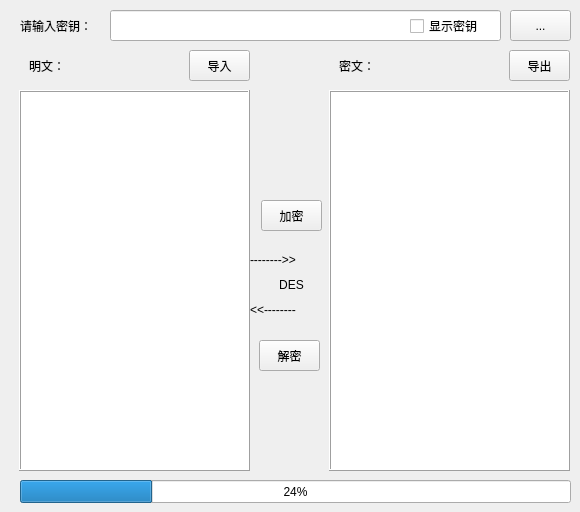
                        <widget class="QWidget" name="str_tab">
                            <attribute name="title">
                                <string>字符串加解密</string>
                            </attribute>
                            <widget class="QToolButton" name="ie_key_tool_button_2">
                                <property name="geometry">
                                    <rect>
                                        <x>510</x>
                                        <y>10</y>
                                        <width>61</width>
                                        <height>31</height>
                                    </rect>
                                </property>
                                <property name="text">
                                    <string>...</string>
                                </property>
                            </widget>
                            <widget class="QLabel" name="plaintext_label_2">
                                <property name="geometry">
                                    <rect>
                                        <x>29</x>
                                        <y>50</y>
                                        <width>51</width>
                                        <height>31</height>
                                    </rect>
                                </property>
                                <property name="text">
                                    <string>明文：</string>
                                </property>
                            </widget>
                            <widget class="QLineEdit" name="input_key_2">
                                <property name="geometry">
                                    <rect>
                                        <x>110</x>
                                        <y>10</y>
                                        <width>391</width>
                                        <height>31</height>
                                    </rect>
                                </property>
                                <property name="inputMethodHints">
                                    <set>Qt::ImhHiddenText</set>
                                </property>
                                <property name="clearButtonEnabled">
                                    <bool>false</bool>
                                </property>
                            </widget>
                            <widget class="QPushButton" name="import_plaintext_button_2">
                                <property name="geometry">
                                    <rect>
                                        <x>189</x>
                                        <y>50</y>
                                        <width>61</width>
                                        <height>31</height>
                                    </rect>
                                </property>
                                <property name="text">
                                    <string>导入</string>
                                </property>
                            </widget>
                            <widget class="QCheckBox" name="check_key_2">
                                <property name="geometry">
                                    <rect>
                                        <x>410</x>
                                        <y>16</y>
                                        <width>91</width>
                                        <height>20</height>
                                    </rect>
                                </property>
                                <property name="text">
                                    <string>显示密钥</string>
                                </property>
                            </widget>
                            <widget class="QPlainTextEdit" name="cipher_text_edit_2">
                                <property name="geometry">
                                    <rect>
                                        <x>329</x>
                                        <y>90</y>
                                        <width>241</width>
                                        <height>381</height>
                                    </rect>
                                </property>
                                <property name="frameShape">
                                    <enum>QFrame::Box</enum>
                                </property>
                                <property name="frameShadow">
                                    <enum>QFrame::Raised</enum>
                                </property>
                            </widget>
                            <widget class="QProgressBar" name="progress_bar_2">
                                <property name="geometry">
                                    <rect>
                                        <x>20</x>
                                        <y>480</y>
                                        <width>551</width>
                                        <height>23</height>
                                    </rect>
                                </property>
                                <property name="value">
                                    <number>24</number>
                                </property>
                            </widget>
                            <widget class="QPushButton" name="decrypt_button_2">
                                <property name="geometry">
                                    <rect>
                                        <x>259</x>
                                        <y>340</y>
                                        <width>61</width>
                                        <height>31</height>
                                    </rect>
                                </property>
                                <property name="text">
                                    <string>解密</string>
                                </property>
                            </widget>
                            <widget class="QLabel" name="input_label_2">
                                <property name="geometry">
                                    <rect>
                                        <x>20</x>
                                        <y>10</y>
                                        <width>91</width>
                                        <height>31</height>
                                    </rect>
                                </property>
                                <property name="font">
                                    <font>
                                        <family>Consolas</family>
                                    </font>
                                </property>
                                <property name="text">
                                    <string>请输入密钥：</string>
                                </property>
                                <property name="textFormat">
                                    <enum>Qt::AutoText</enum>
                                </property>
                                <property name="wordWrap">
                                    <bool>false</bool>
                                </property>
                            </widget>
                            <widget class="QPlainTextEdit" name="plain_text_edit_2">
                                <property name="geometry">
                                    <rect>
                                        <x>19</x>
                                        <y>90</y>
                                        <width>231</width>
                                        <height>381</height>
                                    </rect>
                                </property>
                                <property name="frameShape">
                                    <enum>QFrame::Box</enum>
                                </property>
                                <property name="frameShadow">
                                    <enum>QFrame::Raised</enum>
                                </property>
                                <property name="horizontalScrollBarPolicy">
                                    <enum>Qt::ScrollBarAlwaysOff</enum>
                                </property>
                                <property name="sizeAdjustPolicy">
                                    <enum>QAbstractScrollArea::AdjustToContents</enum>
                                </property>
                                <property name="lineWrapMode">
                                    <enum>QPlainTextEdit::WidgetWidth</enum>
                                </property>
                            </widget>
                            <widget class="QLabel" name="ciphertext_label_2">
                                <property name="geometry">
                                    <rect>
                                        <x>339</x>
                                        <y>50</y>
                                        <width>51</width>
                                        <height>31</height>
                                    </rect>
                                </property>
                                <property name="frameShape">
                                    <enum>QFrame::NoFrame</enum>
                                </property>
                                <property name="frameShadow">
                                    <enum>QFrame::Plain</enum>
                                </property>
                                <property name="text">
                                    <string>密文：</string>
                                </property>
                            </widget>
                            <widget class="QLabel" name="arrow_left_2">
                                <property name="geometry">
                                    <rect>
                                        <x>250</x>
                                        <y>300</y>
                                        <width>81</width>
                                        <height>20</height>
                                    </rect>
                                </property>
                                <property name="text">
                                    <string>&lt;&lt;--------</string>
                                </property>
                            </widget>
                            <widget class="QPushButton" name="export_ciphertext_button_2">
                                <property name="geometry">
                                    <rect>
                                        <x>509</x>
                                        <y>50</y>
                                        <width>61</width>
                                        <height>31</height>
                                    </rect>
                                </property>
                                <property name="text">
                                    <string>导出</string>
                                </property>
                            </widget>
                            <widget class="QPushButton" name="encrypt_button_2">
                                <property name="geometry">
                                    <rect>
                                        <x>261</x>
                                        <y>200</y>
                                        <width>61</width>
                                        <height>31</height>
                                    </rect>
                                </property>
                                <property name="text">
                                    <string>加密</string>
                                </property>
                            </widget>
                            <widget class="QLabel" name="arrow_right_2">
                                <property name="geometry">
                                    <rect>
                                        <x>250</x>
                                        <y>250</y>
                                        <width>81</width>
                                        <height>20</height>
                                    </rect>
                                </property>
                                <property name="text">
                                    <string>--------&gt;&gt;</string>
                                </property>
                            </widget>
                            <widget class="QLabel" name="current_cipher_label">
                                <property name="geometry">
                                    <rect>
                                        <x>251</x>
                                        <y>269</y>
                                        <width>81</width>
                                        <height>31</height>
                                    </rect>
                                </property>
                                <property name="text">
                                    <string>DES</string>
                                </property>
                                <property name="alignment">
                                    <set>Qt::AlignCenter</set>
                                </property>
                                <property name="wordWrap">
                                    <bool>true</bool>
                                </property>
                                <property name="indent">
                                    <number>-1</number>
                                </property>
                                <property name="openExternalLinks">
                                    <bool>false</bool>
                                </property>
                            </widget>
                        </widget>
